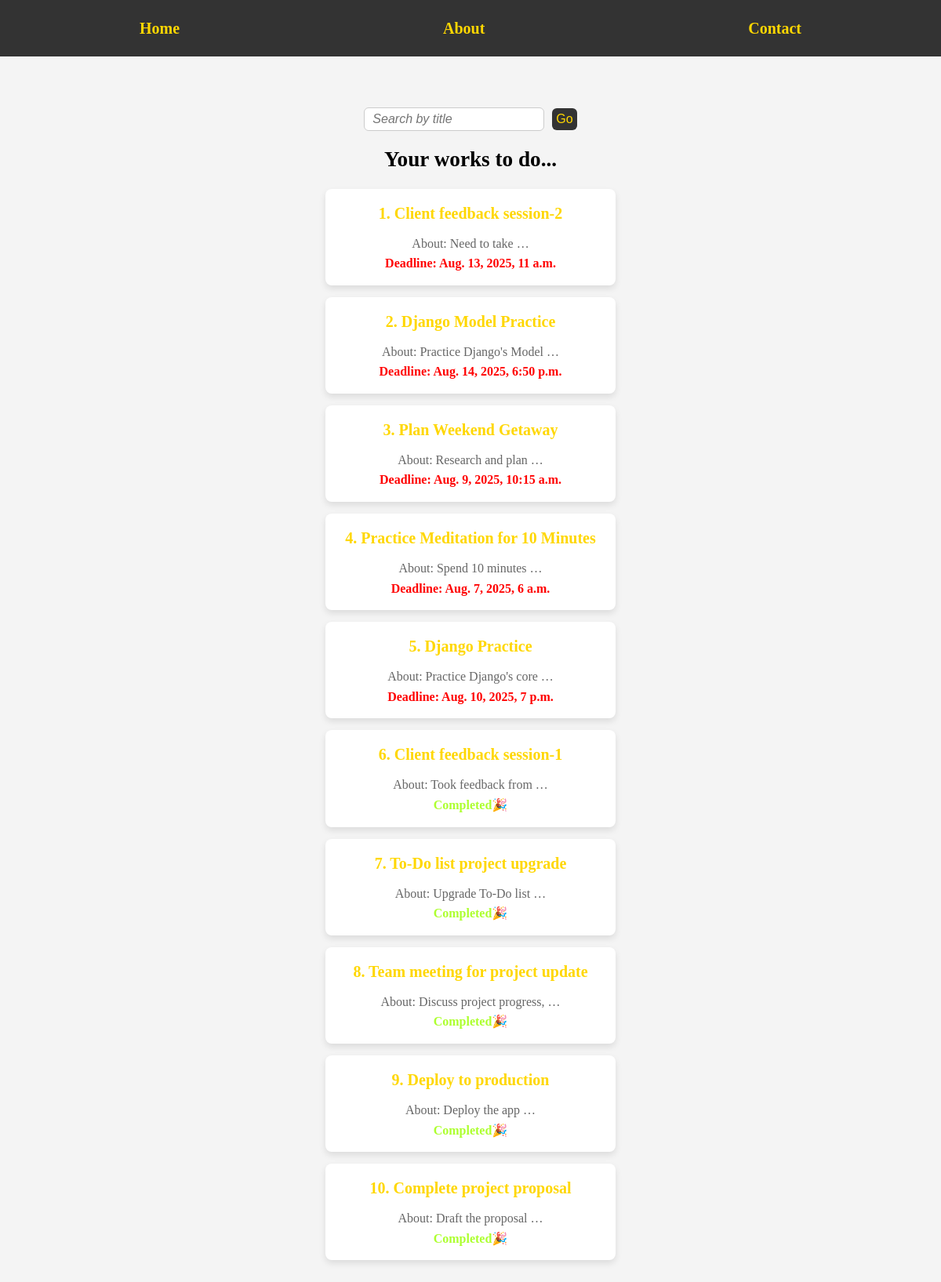
Screenshot of /task-list with the database file from the repository.
### task/models.py (models this page shows, shortened)
class Task(models.Model):
    title = models.CharField(max_length=100)
    deadline = models.DateTimeField()
    about = models.TextField()
    status = models.BooleanField(default=False)
    created = models.DateTimeField(auto_now_add=True)
    updated = models.DateTimeField(auto_now=True)

### task/views.py (the view)
# urls.py: path("task-list", views.task_list, name='task-list'),   # Retrieve all
def task_list(request):
    search_query = request.GET.get('search')
    if search_query:
        tasks = Task.objects.filter(title__icontains = search_query).order_by('status', '-id')
    else:
        tasks = Task.objects.order_by('status', '-id')
    context = {
        'title':'Task List',
        'tasks':tasks,
    }
    return render(request, 'task_list.html', context)

### task/templates/task_list.html (shortened to what this page needs)
{% extends 'base.html' %}
{% load static %}
{% block style %}
    <link rel="stylesheet" href="{% static 'css/task_list.css' %}">
{% endblock style %}
{% block content %}
    <form>
        <div>
            <input type="text" name="search" placeholder="Search by title" value="{{ request.GET.search }}">
            <button type="submit">Go</button>
        </div>
    </form>
    <div>
        {% if tasks %}
            <h1>Your works to do...</h1>
            {% for task in tasks %}
                <div>
                    <h3>
                        <a href="{% url 'task-detail' task.id %}">
                            {{ forloop.counter }}. {{ task.title }}
                        </a>
                    </h3>
                    <p>About: {{ task.about|truncatewords:3 }}</p>
                    {% if not task.status %}
                        <p class="incomplete">Deadline: {{ task.deadline }}</p>
                    {% else %}
                        <p class="complete">Completed🎉</p>
                    {% endif %}
                </div>
            {% endfor %}
        {% else %}
            <h1>No work available...😁</h1>
        {% endif %}
    </div>
{% endblock content %}

### templates/base.html (shortened to what this page needs)
<!DOCTYPE html>
<html lang="en">
<head>
    {% load static %}
    <link rel="stylesheet" href="{% static 'css/style.css' %}">
    {% block style %}{% endblock style %}
</head>
<body>
    <div id="root">
        {% include 'nav.html' %}
        <div id="main">
            {% block content %}{% endblock content %}
        </div>
    </div>
</body>
</html>

### templates/nav.html
<nav>
    <div><a href="{% url 'home' %}">Home</a></div>
    <div><a href="{% url 'about' %}">About</a></div>
    <div><a href="{% url 'contact' %}">Contact</a></div>
</nav>

### static/css/style.css (style rules this page uses)
* { margin: 0; padding: 0; box-sizing: border-box; }
#root { font-size: 16px; line-height: 1.6; background-color: #f4f4f4; min-height: 100vh; }
nav { background-color: #333; padding: 10px; display: flex; justify-content: space-around; }
nav a { text-decoration: none; color: #FFD700; font-size: 20px; font-weight: 600; padding: 10px 20px; display: block; transition: background-color 0.3s ease; }
#main { display: flex; align-items: center; flex-direction: column; margin-top: 45px; padding: 20px; flex-grow: 1; overflow-y: auto; text-align: center; }
h1 { font-size: 1.7rem; }

### task/static/css/task_list.css (style rules this page uses)
#main > form > div { display: flex; flex-direction: row; align-items: center; justify-content: center; gap: 10px; }
#main form > div > input { padding: 5px 10px; border-radius: 6px; border: 1px solid #ccc; font-size: 1rem; font-style: italic; color: #666; transition: border-color 0.3s ease; }
#main > form > div > button { padding: 5px 5px; border: none; border-radius: 6px; width: 100%; background-color: #333; color: #FFD700; font-size: 1rem; cursor: pointer; transition: background-color 0.3s ease; }
#main > div { display: block; margin-top: 15px; }
#main > div > div { background-color: #fff; border-radius: 8px; box-shadow: 0 4px 8px rgba(0, 0, 0, 0.1); padding: 15px; width: 370px; margin: 15px auto; transition: transform 0.3s ease, box-shadow 0.3s ease; }
#main > div > div h3 { font-size: 20px; color: #333; margin-bottom: 10px; }
#main > div > div > h3 > a { text-decoration: none; color: #FFD700; }
#main > div > div p { font-size: 16px; color: #666; }
#main > div > div > p.incomplete { color: red; font-weight: bolder; }
#main > div > div > p.complete { color: greenyellow; font-weight: bolder; }

### rows the page displays
Task: title "Client feedback session-2", about "Need to take …", deadline "Aug. 13, 2025, 11 a.m."
Task: title "Django Model Practice", about "Practice Django's Model …", deadline "Aug. 14, 2025, 6:50 p.m."
Task: title "Plan Weekend Getaway", about "Research and plan …", deadline "Aug. 9, 2025, 10:15 a.m."
Task: title "Practice Meditation for 10 Minutes", about "Spend 10 minutes …", deadline "Aug. 7, 2025, 6 a.m."
Task: title "Django Practice", about "Practice Django's core …", deadline "Aug. 10, 2025, 7 p.m."
Task: title "Client feedback session-1", about "Took feedback from …", status "Completed🎉"
Task: title "To-Do list project upgrade", about "Upgrade To-Do list …", status "Completed🎉"
Task: title "Team meeting for project update", about "Discuss project progress, …", status "Completed🎉"
Task: title "Deploy to production", about "Deploy the app …", status "Completed🎉"
Task: title "Complete project proposal", about "Draft the proposal …", status "Completed🎉"
